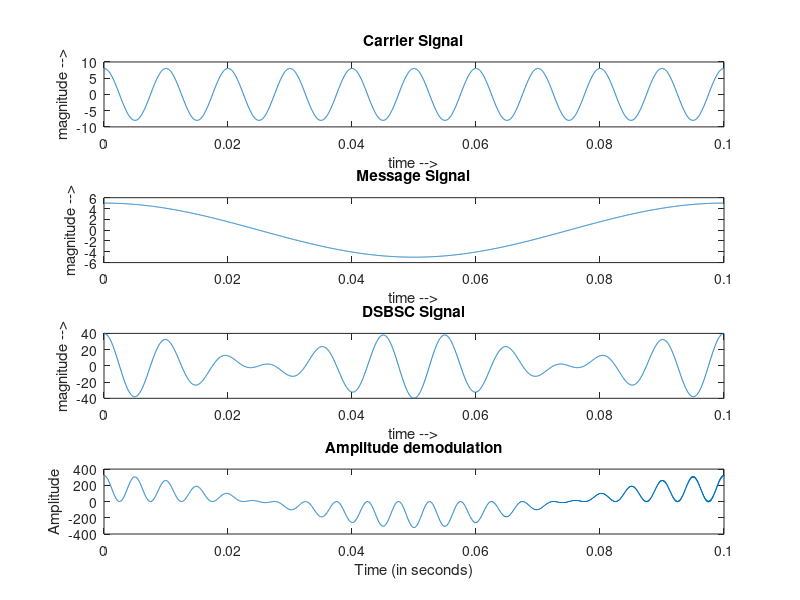

MATLAB code for this plot:
clear all; 
close all;
fs=30000;
tiv=1/fs;
t=0:tiv:0.1;
fc=100;
fm=10;
ac=8;
am=5;

y = am*cos(2*pi*fm*t); %message signal
z = ac*cos(2*pi*fc*t); %carrier signal
w = ((am*ac)/2).*(cos(2*pi*(fc+fm)*t)+cos(2*pi*(fc-fm)*t)); 
subplot(4,1,1);
plot(t,z);
xlabel("time -->");
ylabel("magnitude -->");
title("Carrier Signal");
subplot(4,1,2);
plot(t,y);
xlabel("time -->");
ylabel("magnitude -->");
title("Message Signal");
subplot(4,1,3);
plot(t,w);
xlabel("time -->");
ylabel("magnitude -->");
title("DSBSC Signal");
dmod=w.*z;
[b,a]=butter(5,1);
f_t=filter(b,a,dmod);
subplot(4,1,4);
plot(t,f_t);
xlabel('Time (in seconds)');
ylabel('Amplitude');
title('Amplitude demodulation');
